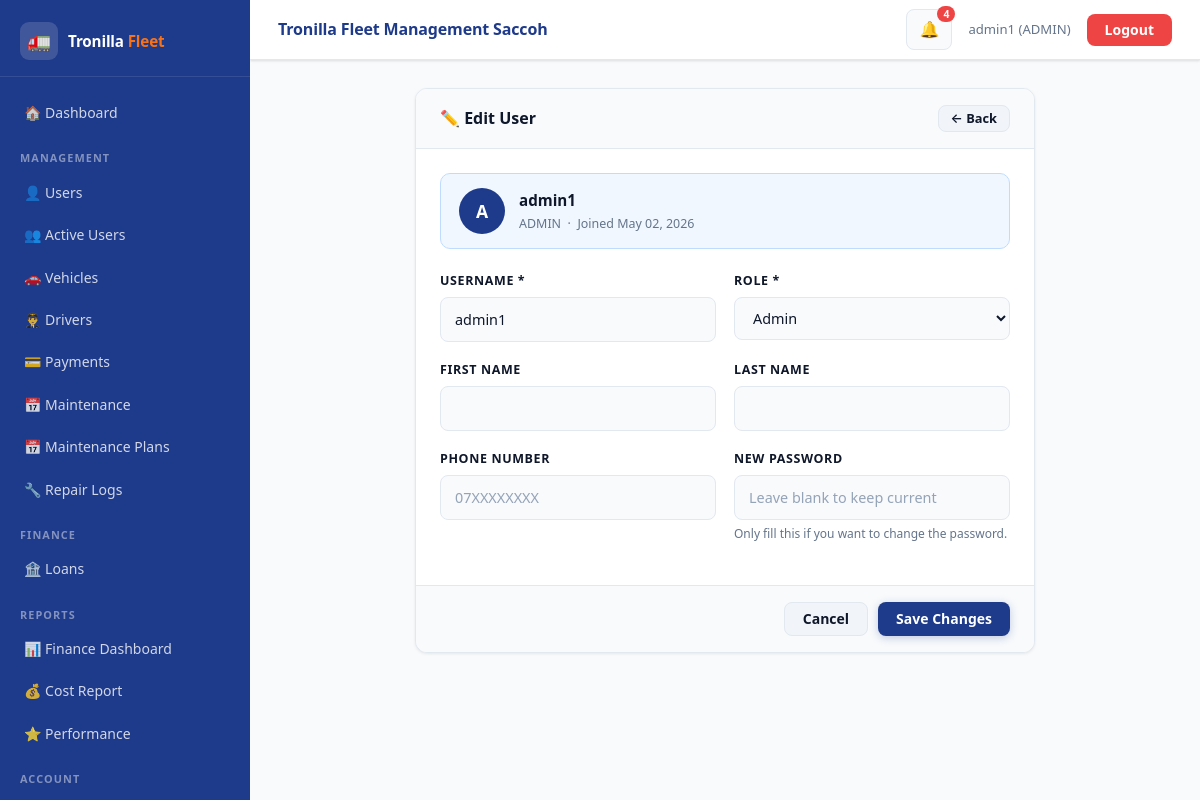
Before: /accounts/edit-user/1/ (signed in) with the older database file.
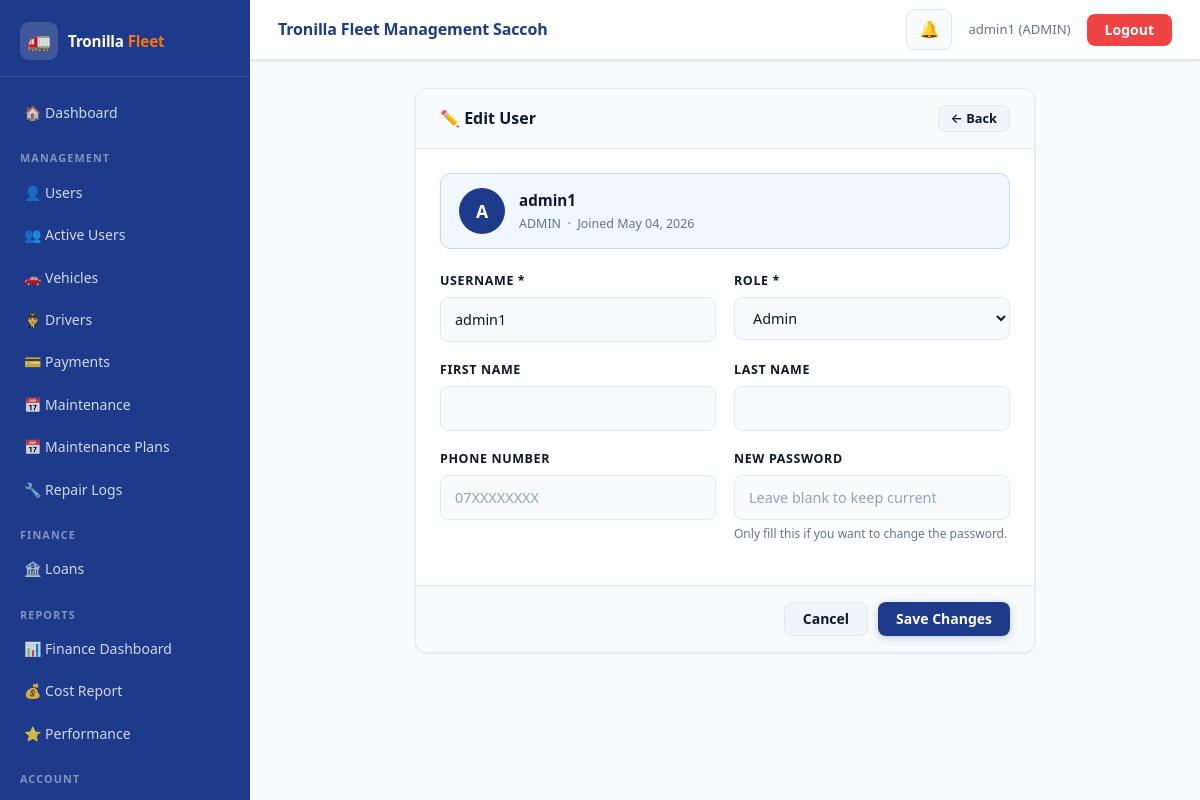
After: the same page with the newer database file.
### accounts/models.py (models this page shows, shortened)
class User(AbstractUser):
    ROLE_CHOICES = (
        ('ADMIN', 'Admin'),
        ('DRIVER', 'Driver'),
    )
    role = models.CharField(
        max_length=10,
        choices=ROLE_CHOICES,
        default='DRIVER'
    )
    phone_number = models.CharField(
        max_length=15,
        blank=True,
        null=True,
        unique=True
    )
    is_active_driver = models.BooleanField(default=True)

### accounts/views.py (the view, shortened to what this page needs)
# urls.py: path('edit-user/<int:pk>/',   views.edit_user,       name='edit_user'),
@admin_required
def edit_user(request, pk):
    user = get_object_or_404(User, pk=pk)
    return render(request, 'edit_user.html', {'u': user})

### accounts/permissions.py (called while the page is built)
def admin_required(view_func):
    @wraps(view_func)
    def wrapper(request, *args, **kwargs):
        if request.user.is_authenticated and request.user.role == 'ADMIN':
            response = view_func(request, *args, **kwargs)
            response['Cache-Control'] = 'no-cache, no-store, must-revalidate'
            response['Pragma'] = 'no-cache'
            response['Expires'] = '0'
            return response
        return redirect('login')
    return wrapper

### notifications/context_processors.py (called while the page is built)
def notification_context(request):
    if request.user.is_authenticated:
        notifications = get_user_notifications(request.user)[:10]  # 🔥 limit for navbar
        unread_count = get_unread_count(request.user)
    else:
        notifications = []
        unread_count = 0
    return {
        "notifications": notifications,
        "unread_count": unread_count
    }

### notifications/services.py (called while the page is built)
def get_user_notifications(user):
    return Notification.objects.filter(user=user)

def get_unread_count(user):
    return Notification.objects.filter(
        user=user,
        is_read=False
    ).count()

### accounts/templates/edit_user.html (shortened to what this page needs)
{% extends 'base.html' %}
{% block content %}
<div class="form-card">
  <div class="form-card-head">
    <h5>✏️ Edit User</h5>
    <a href="{% url 'user_list' %}" class="btn btn-secondary" style="padding:6px 12px;font-size:.8rem;">← Back</a>
  </div>
  <div class="form-card-body">
    <div class="user-info-bar">
      <div class="ui-avatar">{{ u.username|first|upper }}</div>
      <div>
        <div class="ui-name">{{ u.username }}</div>
        <div class="ui-meta">
          {{ u.role }} &nbsp;·&nbsp;
          Joined {{ u.date_joined|date:"M d, Y" }}
        </div>
      </div>
    </div>
    <form method="POST">
      <div class="form-grid">
        <div class="field-group">
          <label>Username *</label>
          <input type="text" name="username" value="{{ u.username }}" required>
        </div>
        <div class="field-group">
          <label>Role *</label>
          <select name="role">
            <option value="ADMIN" {% if u.role == 'ADMIN' %}selected{% endif %}>Admin</option>
          </select>
        </div>
        <div class="field-group">
          <label>First Name</label>
          <input type="text" name="first_name" value="{{ u.first_name }}">
        </div>
        <div class="field-group">
          <label>Last Name</label>
          <input type="text" name="last_name" value="{{ u.last_name }}">
        </div>
        <div class="field-group">
          <label>Phone Number</label>
          <input type="text" name="phone_number" value="{{ u.phone_number|default:'' }}" placeholder="07XXXXXXXX">
        </div>
        <div class="field-group">
          <label>New Password</label>
          <input type="password" name="new_password" placeholder="Leave blank to keep current">
          <div class="field-hint">Only fill this if you want to change the password.</div>
        </div>
      </div>
    </div>
    <div class="form-actions">
      <a href="{% url 'user_list' %}" class="btn btn-secondary">Cancel</a>
      <button type="submit" class="btn btn-primary">Save Changes</button>
    </div>
</div>
{% endblock %}

### accounts/templates/base.html (shortened to what this page needs)
<!DOCTYPE html>
<html lang="en">
{% load static %}
<head>
  <link href="https://cdn.jsdelivr.net/npm/bootstrap@5.3.0/dist/css/bootstrap.min.css" rel="stylesheet">
  <link rel="stylesheet" href="{% static 'css/style.css' %}">
</head>
<body>
<div class="layout-wrap">
  <aside class="sidebar" id="sidebar">
    <div class="sidebar-brand">
      <div class="brand-icon">🚛</div>
      <div class="brand-name">Tronilla <span>Fleet</span></div>
    </div>
    <nav class="sidebar-nav" onclick="handleNavClick(event)">
      {% if request.user.is_authenticated %}
        <a href="{% if request.user.role == 'ADMIN' %}{% url 'admin_dashboard' %}{% else %}{% url 'driver_dashboard' %}{% endif %}">
          🏠 Dashboard
        </a>
        {% if request.user.role == 'ADMIN' %}
          <div class="sidebar-section-label">Management</div>
          <a href="{% url 'user_list' %}">👤 Users</a>
          <a href="{% url 'active_users' %}">👥 Active Users</a>
          <a href="{% url 'vehicle_list' %}">🚗 Vehicles</a>
          <a href="{% url 'driver_list' %}">👨‍✈️ Drivers</a>
          <a href="{% url 'admin_payment_list' %}">💳 Payments</a>
          <a href="{% url 'schedule_list' %}">📅 Maintenance</a>
          <a href="{% url 'maintenance_plans' %}">📅 Maintenance Plans</a>
          <a href="{% url 'repair_logs' %}">🔧 Repair Logs</a>
          <div class="sidebar-section-label">Finance</div>
          <a href="{% url 'loan_list' %}">🏦 Loans</a>
          <div class="sidebar-section-label">Reports</div>
          <a href="{% url 'dashboard' %}">📊 Finance Dashboard</a>
          <a href="{% url 'cost_report' %}">💰 Cost Report</a>
          <a href="{% url 'performance_report' %}">⭐ Performance</a>
        {% endif %}
        <div class="sidebar-section-label">Account</div>
        <a href="{% url 'logout' %}" style="color:#fca5a5;">🚪 Logout</a>
      {% endif %}
    </nav>
  </aside>
  <div class="main-wrap">
    <header class="topbar">
      <div class="topbar-title">Tronilla Fleet Management Saccoh</div>
      <div class="topbar-right">
        {% if request.user.is_authenticated %}
          <div style="position:relative;">
            <button class="notif-btn" id="notif-toggle">
              🔔
              {% if unread_count|default:0 > 0 %}
                <span class="notif-badge" id="notif-badge">{{ unread_count }}</span>
              {% endif %}
            </button>
          </div>
          <span class="topbar-user">{{ request.user.username }} ({{ request.user.role }})</span>
          <a href="{% url 'logout' %}" class="btn btn-danger btn-sm d-md-inline-flex">Logout</a>
        {% endif %}
      </div>
    </header>
    <div class="page-content">
      {% block content %}{% endblock %}
    </div>
  </div>
</div>
</body>
</html>

Changed rows visible on the page:
changed User "admin1": date_joined "May 02, 2026" → "May 04, 2026"
Other visible differences:
{{ unread_count }}: "4" → (not shown)
